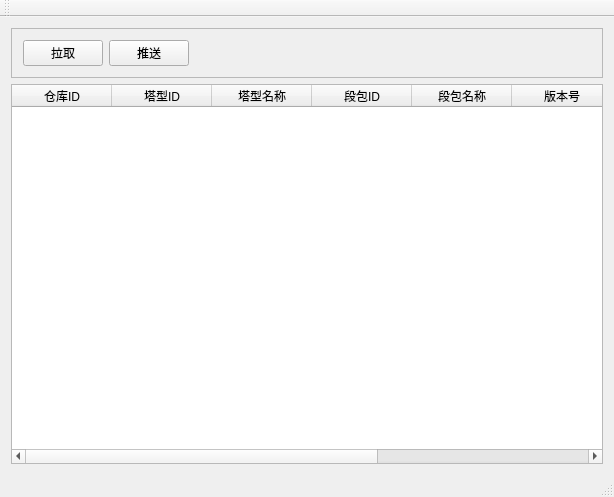
<?xml version="1.0" encoding="UTF-8"?>
<ui version="4.0">
 <class>PDMTestClass</class>
 <widget class="QMainWindow" name="PDMTestClass">
  <property name="geometry">
   <rect>
    <x>0</x>
    <y>0</y>
    <width>614</width>
    <height>497</height>
   </rect>
  </property>
  <property name="windowTitle">
   <string>PDMTest</string>
  </property>
  <widget class="QWidget" name="centralWidget">
   <layout class="QGridLayout" name="gridLayout">
    <item row="0" column="0">
     <widget class="QFrame" name="frame">
      <property name="frameShape">
       <enum>QFrame::StyledPanel</enum>
      </property>
      <property name="frameShadow">
       <enum>QFrame::Raised</enum>
      </property>
      <layout class="QHBoxLayout" name="horizontalLayout">
       <item>
        <widget class="QPushButton" name="pullButton">
         <property name="sizePolicy">
          <sizepolicy hsizetype="Fixed" vsizetype="Fixed">
           <horstretch>0</horstretch>
           <verstretch>0</verstretch>
          </sizepolicy>
         </property>
         <property name="text">
          <string>拉取</string>
         </property>
        </widget>
       </item>
       <item>
        <widget class="QPushButton" name="pushButton">
         <property name="text">
          <string>推送</string>
         </property>
        </widget>
       </item>
       <item>
        <spacer name="horizontalSpacer">
         <property name="orientation">
          <enum>Qt::Horizontal</enum>
         </property>
         <property name="sizeHint" stdset="0">
          <size>
           <width>40</width>
           <height>20</height>
          </size>
         </property>
        </spacer>
       </item>
      </layout>
     </widget>
    </item>
    <item row="1" column="0">
     <widget class="QTableWidget" name="tableWidget">
      <property name="editTriggers">
       <set>QAbstractItemView::AnyKeyPressed|QAbstractItemView::EditKeyPressed</set>
      </property>
      <column>
       <property name="text">
        <string>仓库ID</string>
       </property>
      </column>
      <column>
       <property name="text">
        <string>塔型ID</string>
       </property>
      </column>
      <column>
       <property name="text">
        <string>塔型名称</string>
       </property>
      </column>
      <column>
       <property name="text">
        <string>段包ID</string>
       </property>
      </column>
      <column>
       <property name="text">
        <string>段包名称</string>
       </property>
      </column>
      <column>
       <property name="text">
        <string>版本号</string>
       </property>
      </column>
      <column>
       <property name="text">
        <string/>
       </property>
      </column>
      <column>
       <property name="text">
        <string/>
       </property>
      </column>
     </widget>
    </item>
   </layout>
  </widget>
  <widget class="QMenuBar" name="menuBar">
   <property name="geometry">
    <rect>
     <x>0</x>
     <y>0</y>
     <width>614</width>
     <height>23</height>
    </rect>
   </property>
  </widget>
  <widget class="QToolBar" name="mainToolBar">
   <attribute name="toolBarArea">
    <enum>TopToolBarArea</enum>
   </attribute>
   <attribute name="toolBarBreak">
    <bool>false</bool>
   </attribute>
  </widget>
  <widget class="QStatusBar" name="statusBar"/>
 </widget>
 <layoutdefault spacing="6" margin="11"/>
 <resources>
  <include location="PDMTest.qrc"/>
 </resources>
 <connections/>
</ui>
